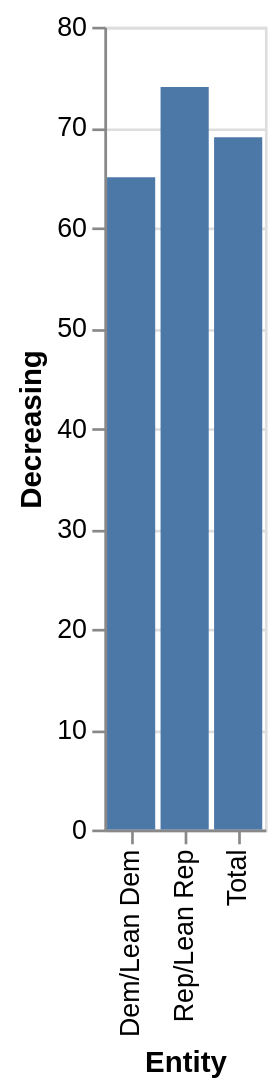

The Vega-Lite source for this figure:
### Vega-Lite specification from a JSON file in a GitHub repository (floating-point values rounded to 4 significant figures)
{"$schema": "https://vega.github.io/schema/vega-lite/v5.json", "description": "Bar chart auto-generated from CSV", "data": {"values": [{"Entity": "Dem/Lean Dem", "Decreasing": "65", "Increasing": "26", "Staying the same": "0"}, {"Entity": "Rep/Lean Rep", "Decreasing": "74", "Increasing": "20", "Staying the same": "0"}, {"Entity": "Total", "Decreasing": "69", "Increasing": "23", "Staying the same": "0"}]}, "mark": "bar", "encoding": {"x": {"field": "Entity", "type": "ordinal"}, "y": {"field": "Decreasing", "type": "quantitative"}}}
